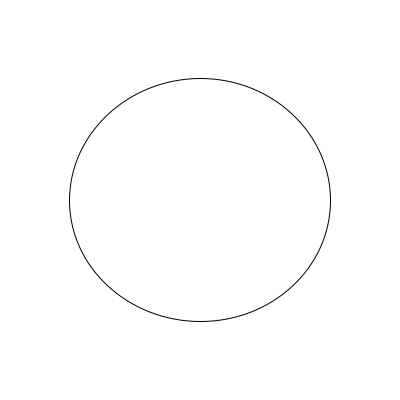
Frame 1 (no input)
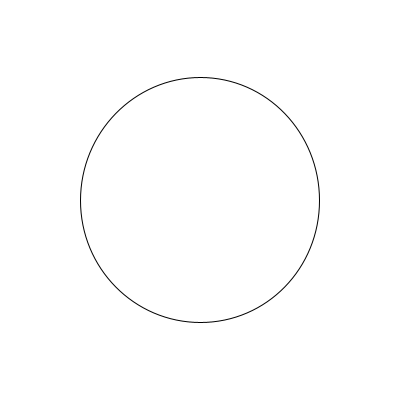
Frame 60 (the mouse pressed at the canvas centre just before this capture)
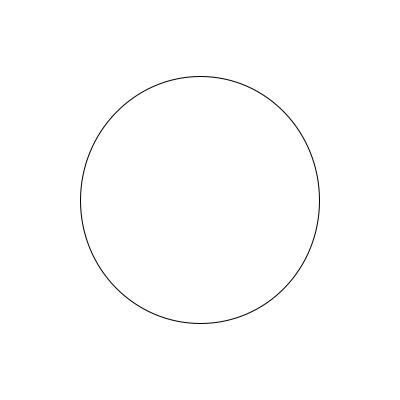
Frame 120 (the mouse held since frame 60 and released just before this capture)

The Processing sketch that drew these frames (run headless with seeded random() and noise(); from frame 60 on, the mouse is pressed at the canvas centre):

// Processing sketch: noise2
// ── noise2.pde

float n,t;
float n2;

void setup(){
  
  size(400,400);}
  
  void draw(){
   background(255);
   n2=noise(t+100)*100;
   n= noise(t)*100;
   t+=0.01;
   ellipse(200,200,200+n,200+n2);
   
    
  }
